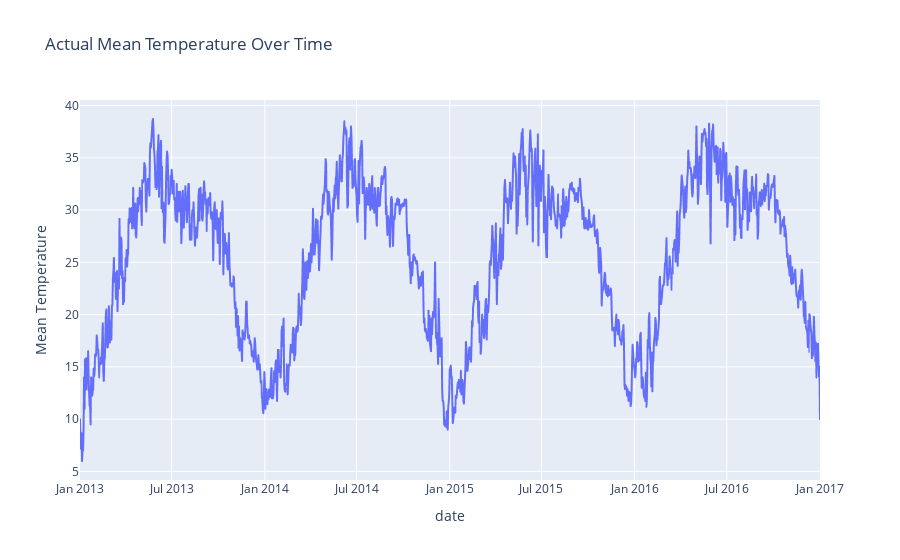
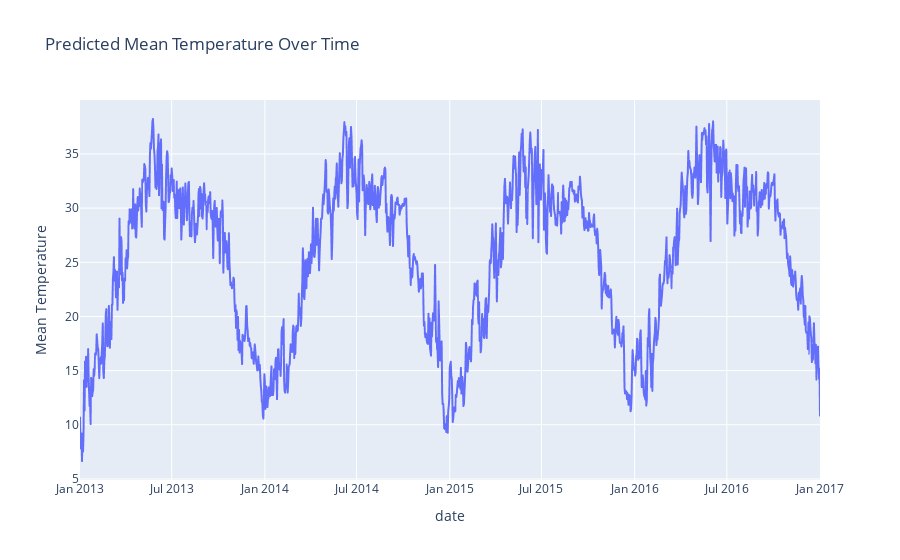

Here is the notebook cell these charts were saved with, in order:
### Code cell
import plotly.express as px
import pandas as pd


# Plot Mean Temperature
fig_meantemp_actual = px.line(df_comparison, x='date', y='meantemp_actual', 
                              title="Actual Mean Temperature Over Time", 
                              labels={'meantemp_actual': 'Mean Temperature'})
fig_meantemp_actual.show()

fig_meantemp_predicted = px.line(df_comparison, x='date', y='meantemp_predicted', 
                                 title="Predicted Mean Temperature Over Time", 
                                 labels={'meantemp_predicted': 'Mean Temperature'})
fig_meantemp_predicted.show()

### Figure 1 — Plotly figure (JSON) as saved in the notebook; plotly's stock layout.template omitted (floating-point values rounded to 4 significant figures; data arrays with more than 128 entries replaced by an {"elided": "..."} marker saying what was removed)
{"data": [{"hovertemplate": "date=%{x}<br>Mean Temperature=%{y}<extra></extra>", "legendgroup": "", "line": {"color": "#636efa", "dash": "solid"}, "marker": {"symbol": "circle"}, "mode": "lines", "name": "", "showlegend": false, "type": "scattergl", "x": {"elided": "1462 str values"}, "xaxis": "x", "y": {"elided": "1462 float values"}, "yaxis": "y"}], "layout": {"legend": {"tracegroupgap": 0}, "title": {"text": "Actual Mean Temperature Over Time"}, "xaxis": {"anchor": "y", "domain": [0, 1], "title": {"text": "date"}}, "yaxis": {"anchor": "x", "domain": [0, 1], "title": {"text": "Mean Temperature"}}}}

### Figure 2 — Plotly figure (JSON) as saved in the notebook; plotly's stock layout.template omitted (floating-point values rounded to 4 significant figures; data arrays with more than 128 entries replaced by an {"elided": "..."} marker saying what was removed)
{"data": [{"hovertemplate": "date=%{x}<br>Mean Temperature=%{y}<extra></extra>", "legendgroup": "", "line": {"color": "#636efa", "dash": "solid"}, "marker": {"symbol": "circle"}, "mode": "lines", "name": "", "showlegend": false, "type": "scattergl", "x": {"elided": "1462 str values"}, "xaxis": "x", "y": {"elided": "1462 float values"}, "yaxis": "y"}], "layout": {"legend": {"tracegroupgap": 0}, "title": {"text": "Predicted Mean Temperature Over Time"}, "xaxis": {"anchor": "y", "domain": [0, 1], "title": {"text": "date"}}, "yaxis": {"anchor": "x", "domain": [0, 1], "title": {"text": "Mean Temperature"}}}}
